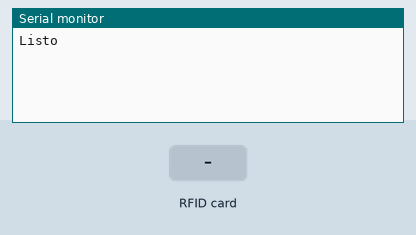
This sketch was run on a simulated Arduino Mega 2560, built with avr-gcc and run on an emulated ATmega2560. On the bench: the last lines printed to the serial monitor. Inputs (shaded band) come from the test bench.

Above: at 1.2 s.
1.3 s: RFID card 90 0E E4 A4 held to the reader
At 2.1 s:
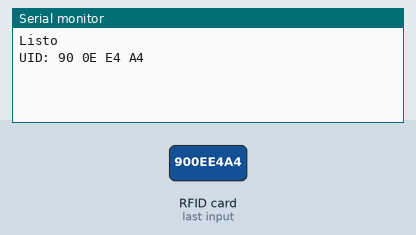
2.8 s: RFID card 06 76 25 D9 held to the reader
At 3.4 s:
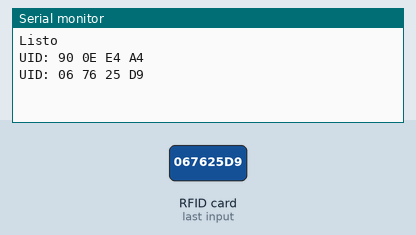
4.3 s: RFID card 5E 7A 19 C4 held to the reader
At 4.8 s:
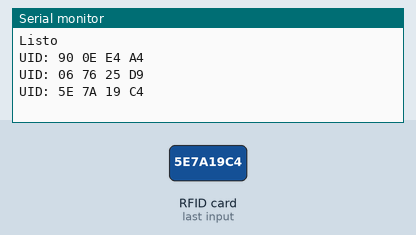

Measured:
- after the input at 1.3 s, the serial monitor: prints a new line at once (image 1)
- after the input at 2.8 s, the serial monitor: prints a new line at once (image 2)
- after the input at 4.3 s, the serial monitor: prints a new line at once (image 3)

The sketch:

Lector_de_tarjetas.ino
```cpp
#include <SPI.h>
#include <MFRC522.h>

#define RST_PIN 5
#define SS_PIN 53

MFRC522 mfrc522(SS_PIN, RST_PIN);

byte LecturaUID[4];
byte Usuario1[4] = {0x90, 0x0E, 0xE4, 0xA4};
byte Usuario2[4] = {0x06, 0x76, 0x25, 0xD9};

void setup() {
  Serial.begin(9600);
  SPI.begin();
  mfrc522.PCD_Init();
  Serial.println("Listo"); // Esto debe aparecer al iniciar
}

void loop() {
  if (mfrc522.PICC_IsNewCardPresent())
     // Sale del loop si NO detecta la tarjeta
  // Si no ves nada en el monitor, el error está ANTES de aquí (en las conexiones).

  if (mfrc522.PICC_ReadCardSerial())
    {
  Serial.print("UID:");
  for (byte i = 0; i < mfrc522.uid.size; i++) {
    Serial.print(mfrc522.uid.uidByte[i] < 0x10 ? " 0" : " ");
    Serial.print(mfrc522.uid.uidByte[i], HEX);
  }
  Serial.println();
  mfrc522.PICC_HaltA();
   }
  }
```
